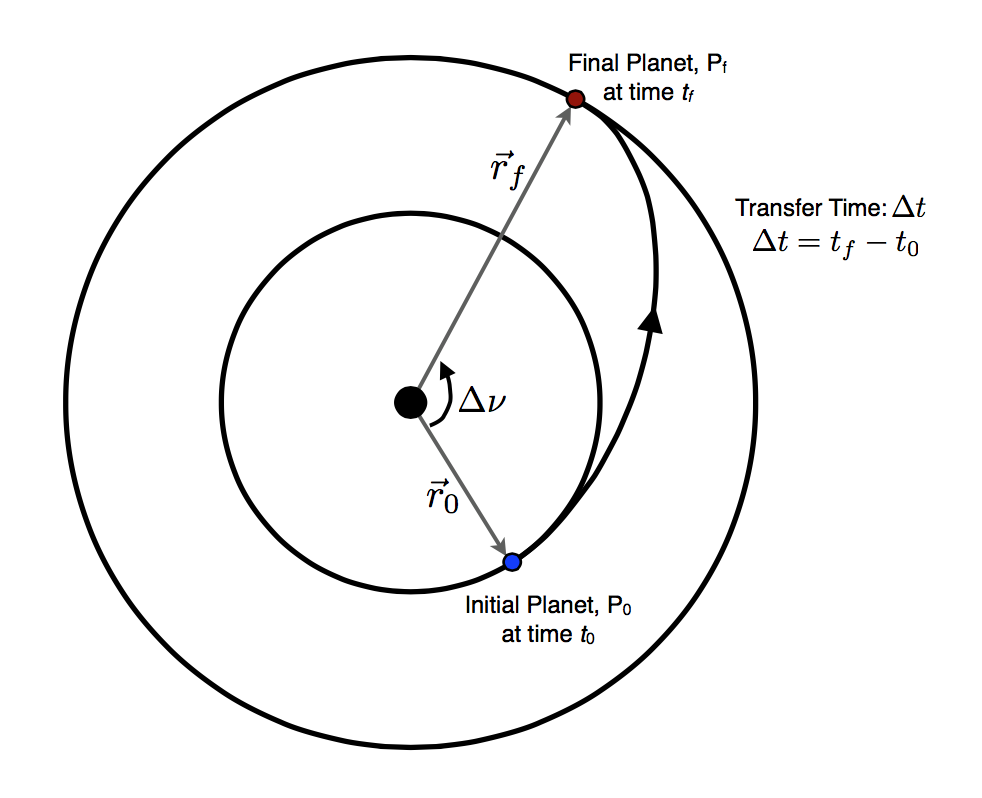
#> input picture LambertsTransferDiagram.png, 982 x 798 px
$ python PrintPic.py   (older library calls are emulated)
#> lines starting #> are read from the running program, lines starting #| are printed output that depends on the picture
import PIL
from PIL import Image

baseheight = 500
img = Image.open('LambertsTransferDiagram.png')
#> img is the input picture: PIL image 982x798 RGBA; mean R, G, B, A 245.8, 245.8, 245.8, 255
hpercent = (baseheight / float(img.size[1]))
#> hpercent = 0.627
wsize = int((float(img.size[0]) * float(hpercent)))
#> wsize = 615
img = img.resize((wsize, baseheight), PIL.Image.ANTIALIAS)
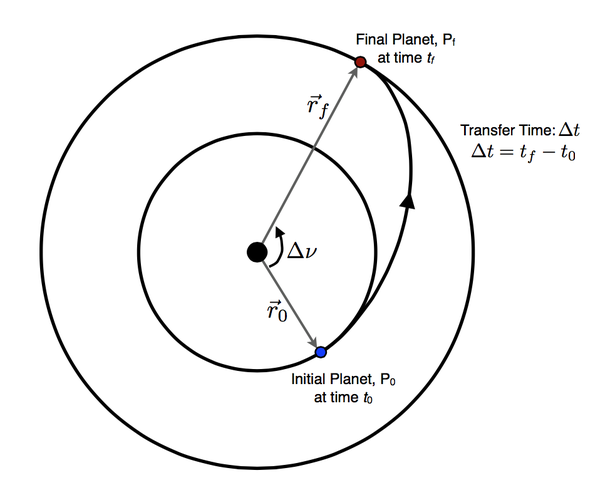
#> img: PIL image 615x500 RGBA; mean R, G, B, A 245.7, 245.7, 245.7, 255
img.show()
